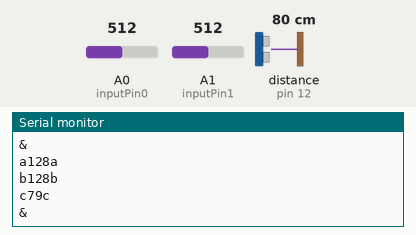
A sketch run on a simulated Arduino Uno, built with avr-gcc and run on an emulated ATmega328P. On the bench: the last lines printed to the serial monitor. Wiring (inferred from the names in the program): ultrasonic range finder: trigger pin 13; echo pin 12. The inputs (shaded band) are chosen by the test bench; at power-on: A0 (inputPin0) = 512, A1 (inputPin1) = 512, distance to the obstacle (sensor on pin 12) 80 cm. The echo pulse lasts 58.3 µs per cm.

Above: at 5.7 s.
5.8 s: A0 (inputPin0) set to 413
7.3 s: A0 (inputPin0) set to 392
11.8 s: A1 (inputPin1) set to 412
At 11.96 s:
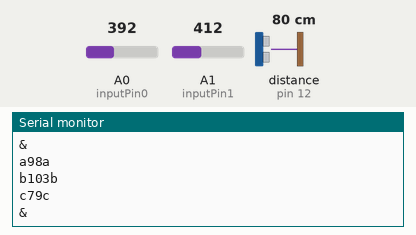
13.3 s: A1 (inputPin1) set to 384
At 13.45 s:
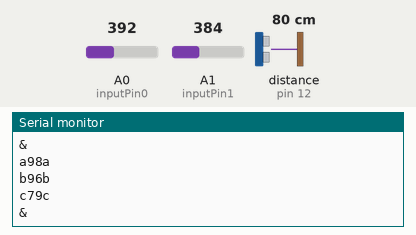
Timing chart, 0 to 15.8 s (numbered marks = the images above; inputs shaded):
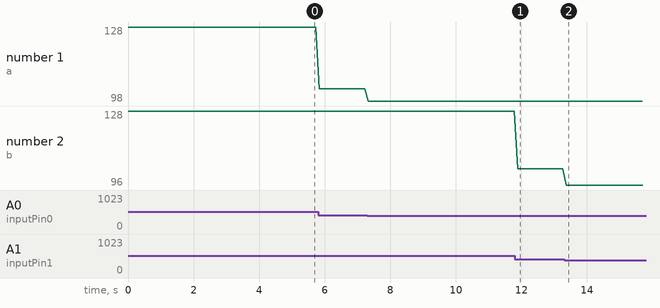

Measured:
- after the input at 11.8 s, the serial monitor: prints a new line after 0.08 s (image 1)
- after the input at 13.3 s, the serial monitor: prints a new line after 0.07 s (image 2)
- plotted number 1: 128 → 103 after the input at 5.8 s, 103 → 98 after the input at 7.3 s
- plotted number 2: 128 → 103 after the input at 11.8 s, 103 → 96 after the input at 13.3 s

The sketch:

ProWork1.ino
```cpp
//PROTOTYPE ARDUINO WORK 1
//MArch 16th


// Code to read values from two sensors and write them to the serial port
int val_force;
int val_slider;

#define val_trigPin 13
#define val_echoPin 12

int inputPin0 = 0; // Analog pin 0 - for force sensor
int inputPin1 = 1;  // Analog pin 1 - for slider sensor


void setup() {
  Serial.begin(9600); // Start serial communication at 9600 bps
  pinMode(val_trigPin, OUTPUT);
  pinMode(val_echoPin, INPUT);
}


void loop() {
  val_force = analogRead(inputPin0)/4; // Read analog input pin0 (force sensor), put in range 0 to 255
  val_slider= analogRead(inputPin1)/4; // Read analog input pin1 (slider sensor), put in range 0 to 255

  //Proximity Sensor
  long duration, distance;

  digitalWrite(val_trigPin, LOW);
  delayMicroseconds(2); // delay
  digitalWrite(val_trigPin, HIGH);
  delayMicroseconds(10); // delay
  digitalWrite(val_trigPin, LOW);

  duration = pulseIn(val_echoPin, HIGH); //echo pulse
  distance = (duration/2) / 29.1;
  //Proximity Sensor End

  //'a' packet starts
  Serial.print("a"); //character 'a' will delimit the reading from the force sensor
  Serial.print(val_force);
  Serial.print("a");
  Serial.println();
  //'a' packet ends


  //'b' packet starts
  Serial.print("b"); //character 'b' will delimit the reading from the slider sensor
  Serial.print(val_slider);
  Serial.print("b");
  Serial.println();
  //'b' packet ends

  //add packets here if you use 3 or more sensors
  //'c' packet starts
  Serial.print("c"); //character 'c' will delimit the reading from the proximity sensor
  Serial.print(distance);
  Serial.print("c");
  Serial.println();
  //'c' packet ends


  Serial.print("&"); //denotes end of readings from both sensors

  //print carriage return and newline
  Serial.println();

  delay(100); // Wait 100ms for next reading


}
```
